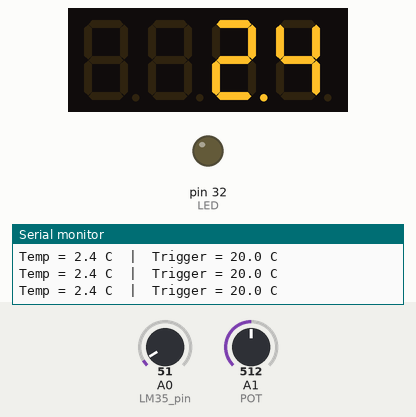
This sketch was run on a simulated Arduino Mega 2560, built with avr-gcc and run on an emulated ATmega2560. On the bench: 4-digit seven-segment display, output pins drawn as LEDs (lit = HIGH), the last lines printed to the serial monitor. Wiring (from diagram.json): 4-digit 7-segment display, segments lit when HIGH: segments pin 22, pin 23, pin 24, pin 25, pin 26, pin 27, pin 28, pin 29; digit selects pin 52, pin 51, pin 50. Dashed ring = blinking. The inputs (shaded band) are chosen by the test bench; at power-on: A1 (POT) = 512, A0 (LM35_pin) = 51. The segment pins are drawn as the display they are named for; pins used as bus, display or sensor lines are not drawn.

Above: at 4.2 s.
4.3 s: A1 (POT) set to 68
6.2 s: A1 (POT) set to 55
At 7.4 s:
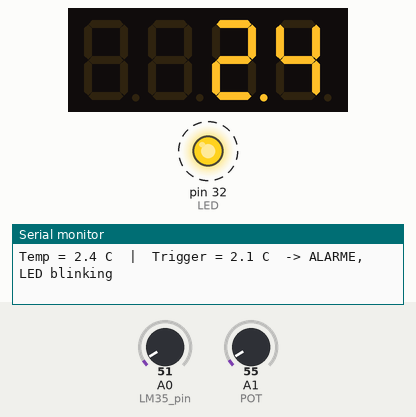
9.2 s: A0 (LM35_pin) set to 61
At 10.4 s:
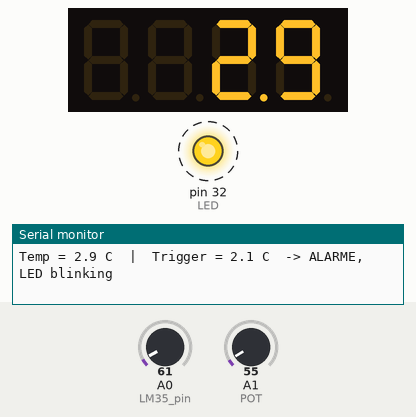
11.5 s: A0 (LM35_pin) set to 71
At 12.4 s:
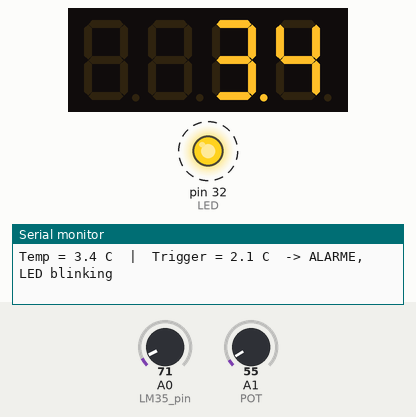
13.5 s: A0 (LM35_pin) set to 86
At 14.4 s:
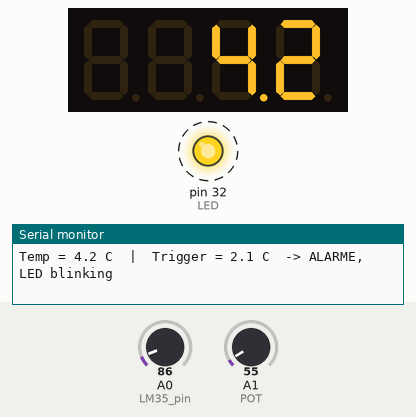
15.5 s: A1 (POT) set to 101
18.5 s: A1 (POT) set to 114
At 19.2 s:
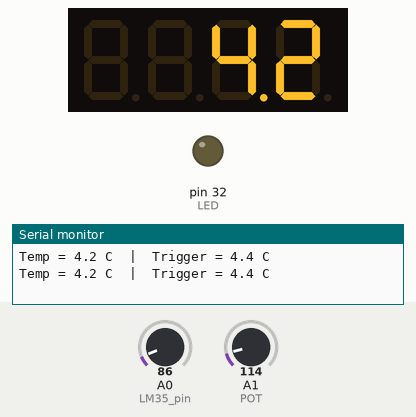
Timing chart, 0 to 21.5 s (numbered marks = the images above; inputs shaded):
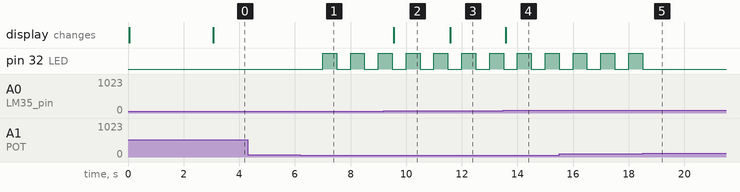

Measured:
- the behaviour switches between 62 and 61 on A1 (POT) (found by bisection; images 0 and 1)
- the behaviour switches between 107 and 108 on A1 (POT) (found by bisection; images 4 and 5)
- after the input at 6.2 s, pin 32 (LED): alternates HIGH for 0.50 s and LOW for 0.50 s, starting after 0.80 s
- after the input at 9.2 s, the display: changes after 0.36 s (image 2)
- after the input at 11.5 s, the display: changes after 0.08 s (image 3)
- after the input at 13.5 s, the display: changes after 0.08 s (image 4)
- after the input at 18.5 s, pin 32 (LED): goes on until 18.5 s, then stays LOW

The sketch:

sketch.ino
```cpp
/***************************************************************************
 * Thermomètre numérique avec alarme - VERSION POUR WOKWI (simulateur en ligne)
 *
 * Différences avec la version carte réelle (2 seulement, marquées [WOKWI]) :
 *   1) Pas de LM35 dans Wokwi -> un potentiomètre sur A0 simule la
 *      température (tourner = changer la température, de 0.0 à 50.0 °C)
 *   2) Référence ADC = 5 V (DEFAULT) au lieu de 1,1 V
 * Afficheur réglé en "cathode commune" dans Wokwi (segment 1 = allumé,
 * digit 0 = sélectionné). Le reste du code est identique.
 ***************************************************************************/
#define LM35_pin A0
#define DIG_D2 52
#define DIG_D3 51
#define DIG_D4 50
#define LED 32
#define POT A1

// Numbers from 0 to 9, 1 = segment ON (seen from the Arduino)
byte tabDigit[] = {0x3F, 0x06, 0x5B, 0x4F, 0x66, 0x6D, 0x7D, 0x07, 0x7F, 0x6F};
const byte pinDigits[3] = {DIG_D2, DIG_D3, DIG_D4};
volatile byte affichage[3];

// variable for ISR timer
volatile byte digitCourant = 0;

// Function declarations
void prepareAffichage(int number);
int mesureTemp();
int mesureTrigger();
void initTimer1();
void initTimer3();

// global variables
int temp;
int temp_trigger;
volatile bool alarme = false;

void setup() {
  Serial.begin(9600);

  pinMode(DIG_D2, OUTPUT);
  pinMode(DIG_D3, OUTPUT);
  pinMode(DIG_D4, OUTPUT);
  pinMode(LED, OUTPUT);

  digitalWrite(DIG_D2, HIGH);
  digitalWrite(DIG_D3, HIGH);
  digitalWrite(DIG_D4, HIGH);
  digitalWrite(LED, LOW);

  analogReference(DEFAULT);          // [WOKWI] 5 V  (carte réelle : INTERNAL1V1)
  analogRead(LM35_pin);

  Serial.print("Test Sensor Temp = ");
  temp = mesureTemp();
  Serial.print(temp / 10);
  Serial.print(".");
  Serial.print(temp % 10);
  Serial.println(" C");

  // afficheur Setup
  DDRA = 0xFF;
  PORTA = 0x00;

  initTimer1();
  initTimer3();

  // test AFFICHAGE
  prepareAffichage(888);
  delay(3000);
}

void loop() {
  temp = mesureTemp();
  temp_trigger = mesureTrigger();

  alarme = temp > temp_trigger;

  prepareAffichage(temp);
  Serial.print("Temp = ");
  Serial.print(temp / 10);
  Serial.print(".");
  Serial.print(temp % 10);
  Serial.print(" C  |  Trigger = ");
  Serial.print(temp_trigger / 10);
  Serial.print(".");
  Serial.print(temp_trigger % 10);
  Serial.println(alarme ? " C  -> ALARME, LED blinking" : " C");

  delay(500);
}

// return temperature in tenths
int mesureTemp() {
  // [WOKWI] potentiometer on A0 simulates 0.0 .. 50.0 °C
  return map(analogRead(LM35_pin), 0, 1023, 0, 500);
  // Version carte réelle :
  // long N = analogRead(LM35_pin);
  // return (int)((N * 1100L) / 1024L);
}

// return the trigger TEMP in tenths (0..400 = 0.0..40.0 °C)
int mesureTrigger() {
  return map(analogRead(POT), 0, 1023, 0, 400);
}

void prepareAffichage(int number) {
  if (number > 999) number = 999;
  if (number < 0) number = 0;

  int dizaine = number / 100;
  int unite = (number / 10) % 10;
  int dixieme = number % 10;

  if (dizaine == 0) affichage[0] = 0x00;
  else affichage[0] = tabDigit[dizaine];

  affichage[1] = tabDigit[unite] | 0x80;
  affichage[2] = tabDigit[dixieme];
}

void initTimer1() {
  noInterrupts();
  TCCR1A = 0;
  TCCR1B = 0;
  TCNT1  = 0;
  OCR1A = 1249;                           // 5 ms
  TCCR1B |= (1 << WGM12);                 // CTC
  TCCR1B |= (1 << CS11) | (1 << CS10);    // prescaler 64
  TIMSK1 |= (1 << OCIE1A);
  interrupts();
}

void initTimer3() {
  noInterrupts();
  TCCR3A = 0;
  TCCR3B = 0;
  TCNT3  = 0;
  OCR3A = 31249;                          // 0.5 s
  TCCR3B |= (1 << WGM32);                 // CTC
  TCCR3B |= (1 << CS32);                  // prescaler 256
  TIMSK3 |= (1 << OCIE3A);
  interrupts();
}

// Multiplexing: every 5 ms
ISR(TIMER1_COMPA_vect) {
  digitalWrite(DIG_D2, HIGH);
  digitalWrite(DIG_D3, HIGH);
  digitalWrite(DIG_D4, HIGH);

  PORTA = affichage[digitCourant];
  digitalWrite(pinDigits[digitCourant], LOW);

  digitCourant++;
  if (digitCourant >= 3) digitCourant = 0;
}

// Blinking: every 0.5 s
ISR(TIMER3_COMPA_vect) {
  if (alarme) digitalWrite(LED, !digitalRead(LED));
  else digitalWrite(LED, LOW);
}
```
